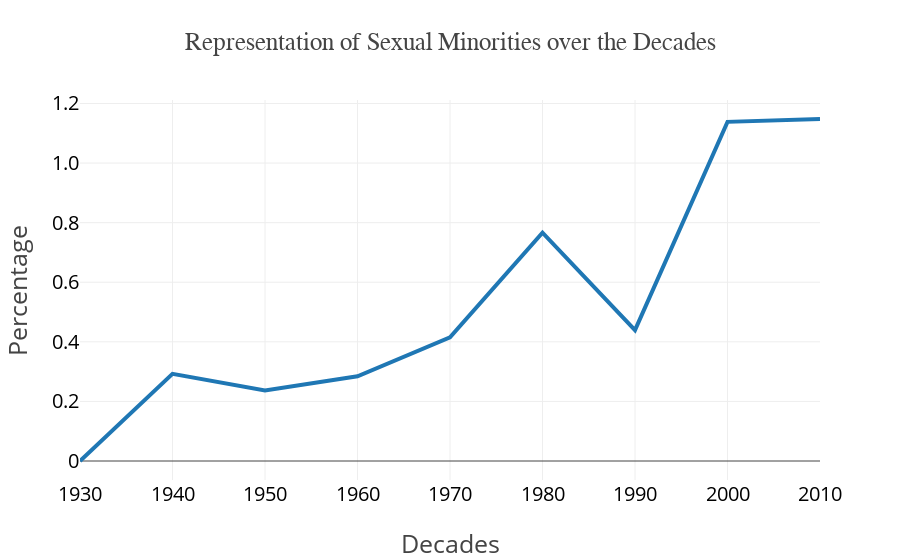

Notebook source saved alongside this figure:
### Markdown cell above
#### Representation of Sexual Minorities

### Code cell
init_notebook_mode(connected=True)
trace1 = go.Scatter(x=df_orientation_decade.decade, y=df_orientation_decade.Other, line=dict(width=4), 
                    text=detail_list, hoverinfo='text', mode='lines', opacity=1, showlegend=False)
layout1 = go.Layout(
    title='Representation of Sexual Minorities over the Decades', titlefont=dict(family='Arial', size=25),
    xaxis=dict(title='Decades', titlefont=dict(size=25), showticklabels=True, tickfont=dict(size=20, color='black')),
    yaxis=dict(title='Percentage', titlefont=dict(size=25), showticklabels=True, 
                 tickvals=[0, 0.002, 0.004, 0.006, 0.008, 0.01, 0.012],
                 ticktext=['0', '0.2', '0.4', '0.6', '0.8', '1.0', '1.2'],
                 tickfont=dict(size=20, color='black')))
fig1 = go.Figure(data=[trace1], layout=layout1)
plotly.offline.iplot(fig1, filename='sexuality_scatterplot.html')

### Figure 1 — Plotly figure (JSON) as saved in the notebook; plotly's stock layout.template omitted (floating-point values rounded to 4 significant figures)
{"data": [{"hoverinfo": "text", "line": {"width": 4}, "mode": "lines", "opacity": 1, "showlegend": false, "text": ["0", "Bisexual Characters: 2<br>Homosexual Characters: 3", "Homosexual Characters: 1", "Bisexual Characters: 2<br>Homosexual Characters: 3", "Bisexual Characters: 5<br>Homosexual Characters: 6", "Bisexual Characters: 7<br>Homosexual Characters: 23<br>Pansexual Characters: 1", "Bisexual Characters: 4<br>Homosexual Characters: 18<br>Transgender Characters: 1<br>Transvestites: 1", "Bisexual Characters: 7<br>Genderfluid Characters: 1<br>Homosexual Characters: 46", "Bisexual Characters: 2<br>Homosexual Characters: 14<br>Transgender Characters: 1"], "type": "scatter", "uid": "9b669f4c-9290-11e8-ace3-84ef1819d3cb", "x": ["1930", "1940", "1950", "1960", "1970", "1980", "1990", "2000", "2010"], "y": [0, 0.002926, 0.002364, 0.002843, 0.004151, 0.007662, 0.004392, 0.01138, 0.01148]}], "layout": {"title": "Representation of Sexual Minorities over the Decades", "titlefont": {"family": "Arial", "size": 25}, "xaxis": {"showticklabels": true, "tickfont": {"color": "black", "size": 20}, "title": "Decades", "titlefont": {"size": 25}}, "yaxis": {"showticklabels": true, "tickfont": {"color": "black", "size": 20}, "ticktext": ["0", "0.2", "0.4", "0.6", "0.8", "1.0", "1.2"], "tickvals": [0, 0.002, 0.004, 0.006, 0.008, 0.01, 0.012], "title": "Percentage", "titlefont": {"size": 25}}}}
